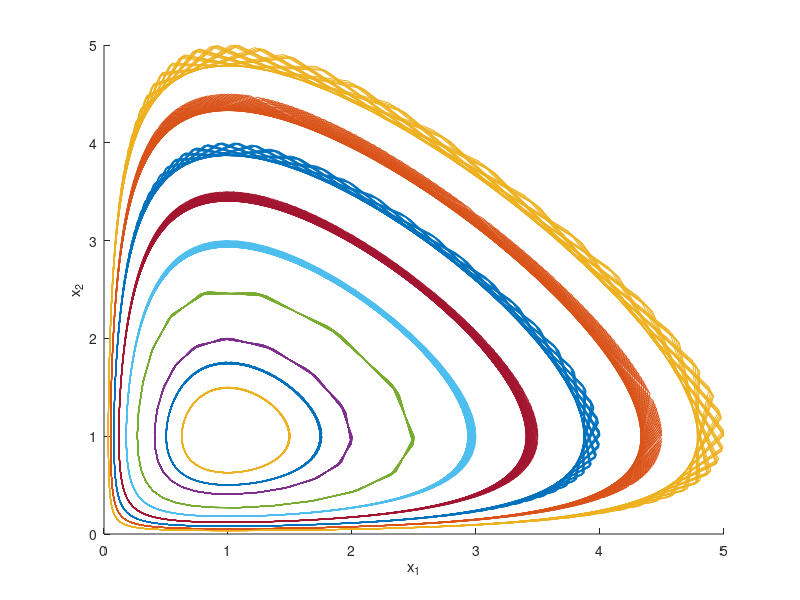

Write MATLAB code to recreate this figure.
%  Exercise 1
%  Solving Lotka-Volterra equations:
%	u' 	= a*u - b*u*v
%	v' 	= b*u*v - c*v 
%  with a=b=c=d=1 and starting values
%  	u(0) 	= 0.5*j,	j=1,...,10
%	v(0) 	= 1
%
function exercise1
% discrete equidistant time steps
t = linspace(0, 300, 1000);

% start plotting
figure
hold on

% determine approx
for i = 1:10
	x = lsode("lotka", [0.5*i, 1], t);
	plot(x(:,1), x(:,2));
end

% plot configurations
xlabel("x_1");
ylabel("x_2");
end

function xdot= lotka(x,t)
a=1;
b=1;
c=1;
d=1;
xdot = zeros(2,1);
xdot(1) = a*x(1)-b*x(1)*x(2);
xdot(2) = c*x(1)*x(2)-d*x(2);
end
